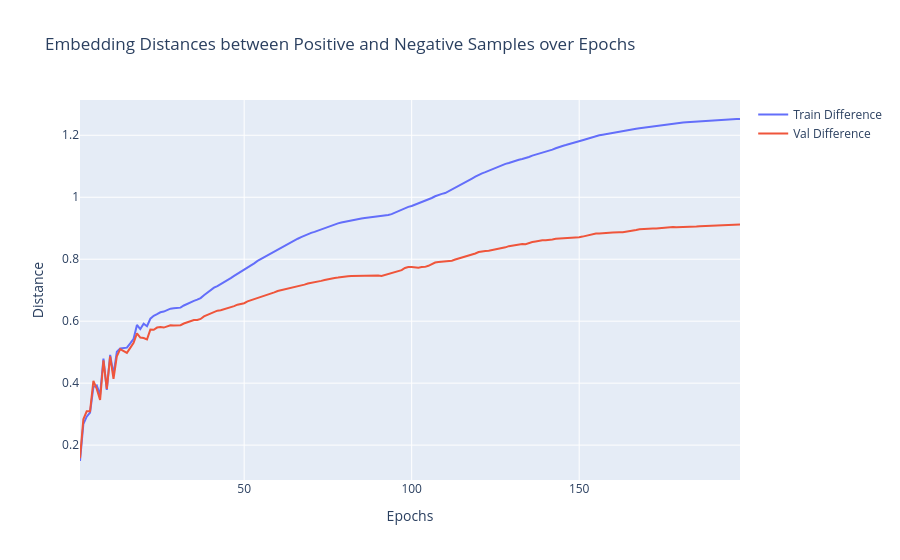

This figure's notebook cell:
### Code cell
fig = go.Figure()
fig.add_trace(go.Scatter(x=epochs, y=train_dists_mean[:, 2], mode="lines", name="Train Difference"))
fig.add_trace(go.Scatter(x=epochs, y=val_dists_mean[:, 2], mode="lines", name="Val Difference"))

fig.update_layout(
    title="Embedding Distances between Positive and Negative Samples over Epochs",
    xaxis_title="Epochs",
    yaxis_title="Distance",
    hovermode="x unified",
)

fig.show()

### Figure 1 — Plotly figure (JSON) as saved in the notebook; plotly's stock layout.template omitted (floating-point values rounded to 4 significant figures; data arrays with more than 128 entries replaced by an {"elided": "..."} marker saying what was removed)
{"data": [{"mode": "lines", "name": "Train Difference", "type": "scatter", "x": {"elided": "198 int values"}, "y": {"elided": "198 float values"}}, {"mode": "lines", "name": "Val Difference", "type": "scatter", "x": {"elided": "198 int values"}, "y": {"elided": "198 float values"}}], "layout": {"hovermode": "x unified", "title": {"text": "Embedding Distances between Positive and Negative Samples over Epochs"}, "xaxis": {"title": {"text": "Epochs"}}, "yaxis": {"title": {"text": "Distance"}}}}
